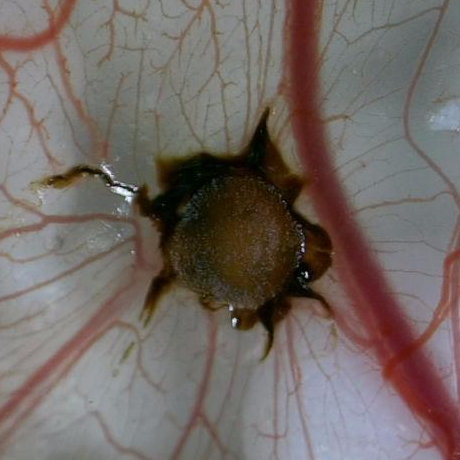
#> input picture CAM N-N/Hydrogel/p/1.tif, 460 x 460 px, found by its file name
$ python Colour2Skeleton.py
#> lines starting #> are read from the running program, lines starting #| are printed output that depends on the picture; after the words box and inside, x2 and y2 are one past the last pixel; in counts of white or black regions, pixels touching at a corner belong together
# -*- coding: utf-8 -*-
"""
Created on Mon Mar 14 13:03:51 2022

@author: Shell Lin
"""

import cv2 as cv
import numpy as np
import os
########################## KEY PARAMETERS ################################

# Path
filepath = r"D:\Jiejie stuff\CAM N-N\Hydrogel\p\1.tif"
downloadPath = r"D:\Jiejie stuff\Shell_Program\Download\1"

# Greyscale Threshold (default 127)
thres = 127

# Block size (default 11):
# Size of a pixel neighborhood that is used to calculate a threshold value for the pixel: 3, 5, 7, and so on.
block = 21

# C constant (default 2):
# Constant subtracted from the mean or weighted mean (see the details below). Normally, it is positive but may be zero or negative as well.
c = 2

# Original image (colour)
img_origin = cv.imread(filepath, cv.IMREAD_COLOR)
#> img_origin is the input picture: shape (460, 460, 3); mean B, G, R 101.1, 105.3, 114.7


########################## COLOUR MASK ################################
# define the limit of boundaries ()
lower =   [20, 15, 110] # [17, 15, 90]
upper =   [204, 204, 255]  # [204, 204, 255]


# create NumPy arrays from the boundaries
lower = np.array(lower, dtype = "uint8")
upper = np.array(upper, dtype = "uint8")

# find the colors within the specified boundaries and apply the mask
mask = cv.inRange(img_origin, lower, upper)
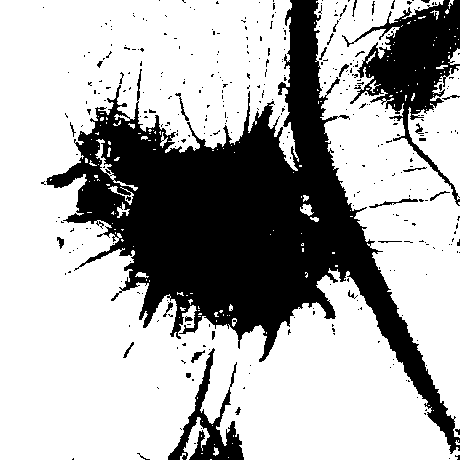
#> mask: shape (460, 460); 68.8% white; 359 black regions (329 under 20 px), largest, box (x1, y1, x2, y2) and area: (46, 0, 460, 454) 53451, (342, 0, 460, 206) 7866, (168, 348, 244, 460) 2438
img_colormask = cv.bitwise_and(img_origin, img_origin, mask = mask)
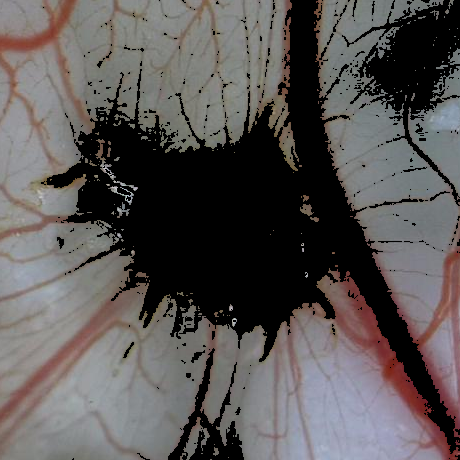
#> img_colormask: shape (460, 460, 3); mean B, G, R 85.7, 86.4, 90.5

# =============================================================================
# # show the images
# cv.imshow("images", np.hstack([img_origin, img_colormask]))
# cv.waitKey(0)
# =============================================================================


########################## THRESHOLDING ################################


# Greyscale image
img_greyscale = cv.imread(filepath,cv.IMREAD_GRAYSCALE)
#> img_greyscale: shape (460, 460); min 0, max 254, mean 107.6
# =============================================================================
# img_greyscale = cv.cvtColor(img_colormask, cv.COLOR_BGR2GRAY)
# =============================================================================

# I don't knwo why we need to blur the image
img_greyscale = cv.medianBlur(img_greyscale,5)

# Simple Thresholding
ret,img_simple = cv.threshold(img_greyscale,thres,255,cv.THRESH_BINARY)
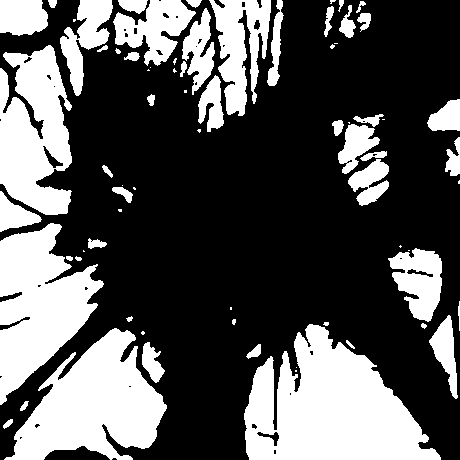
#> img_simple: shape (460, 460); 34.1% white; 72 white regions (24 under 20 px), largest, box (x1, y1, x2, y2) and area: (244, 324, 441, 460) 16443, (4, 328, 167, 460) 11903, (0, 223, 104, 405) 10497
#> ret = 127

# Adaptive Thresholding: The threshold value is the mean of the neighbourhood area minus the constant C.
img_mean = cv.adaptiveThreshold(img_greyscale,255,cv.ADAPTIVE_THRESH_MEAN_C, cv.THRESH_BINARY,block,c)
#> img_mean: shape (460, 460); 66.2% white; 347 black regions (207 under 20 px), largest, box (x1, y1, x2, y2) and area: (169, 0, 460, 460) 27824, (0, 0, 289, 328) 10506, (0, 158, 152, 423) 5171

# Adaptive Thresholding: The threshold value is a gaussian-weighted sum of the neighbourhood values minus the constant C.
img_gaussian = cv.adaptiveThreshold(img_greyscale,255,cv.ADAPTIVE_THRESH_GAUSSIAN_C, cv.THRESH_BINARY,block,c)
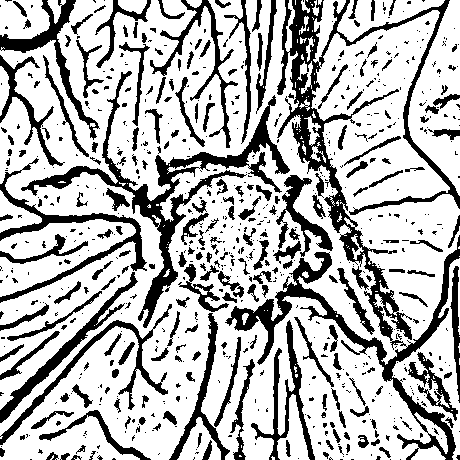
#> img_gaussian: shape (460, 460); 71.8% white; 723 black regions (507 under 20 px), largest, box (x1, y1, x2, y2) and area: (225, 0, 460, 460) 14676, (21, 71, 290, 328) 6567, (0, 158, 147, 303) 2494


########################## SKELETON ################################

img_reverted =  cv.bitwise_not(img_mean) # Use mean image for skeleton


# Step 1: Create an empty skeleton
size = np.size(img_reverted)
#> size = 211600
img_skel = np.zeros(img_reverted.shape, np.uint8)

# Get a Cross Shaped Kernel
element = cv.getStructuringElement(cv.MORPH_CROSS, (3,3))

# Repeat steps 2-4
while True:
    #Step 2: Open the image
    open_ = cv.morphologyEx(img_reverted, cv.MORPH_OPEN, element)
    #Step 3: Substract open from the original image
    temp = cv.subtract(img_reverted, open_)
    #Step 4: Erode the original image and refine the skeleton
    eroded = cv.erode(img_reverted, element)
    img_skel = cv.bitwise_or(img_skel,temp)
    img_reverted = eroded.copy()
    # Step 5: If there are no white pixels left ie.. the image has been completely eroded, quit the loop
    if cv.countNonZero(img_reverted)==0:
        break
#> this loop made 16 passes
#> pass 1, `eroded = cv.erode(img_reverted, element)`:
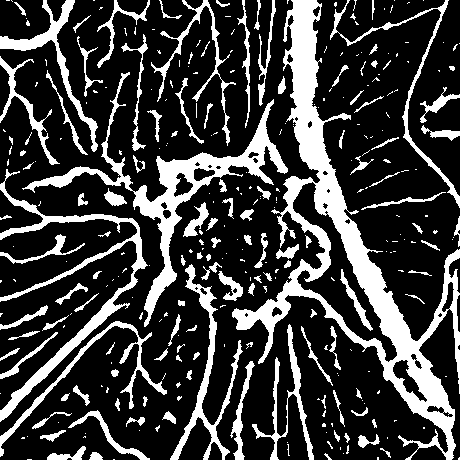
#> eroded: shape (460, 460); 23.9% white; 315 white regions (192 under 20 px), largest, box (x1, y1, x2, y2) and area: (232, 0, 460, 460) 17073, (22, 72, 288, 327) 6539, (0, 169, 148, 422) 3876
#> after the loop: img_reverted: shape (460, 460); every value is 0
#> after the loop:
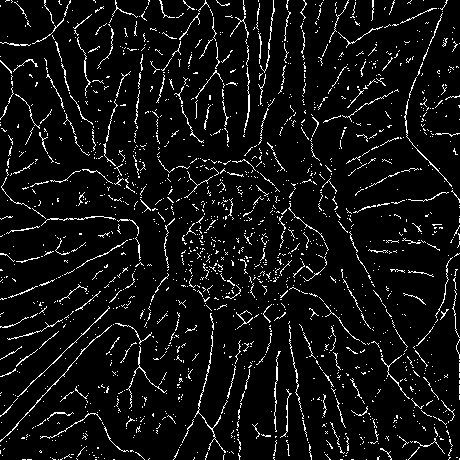
#> img_skel: shape (460, 460); 6.5% white in thin lines or dots


########################## DISPLAY & DOWNLOAD ################################
# Change the current directory
# to specified directory
os.chdir(downloadPath)

filename_mean = 'img_mean (block=' + str(block) + ', c='+ str(c)+').tif'
filename_gaus = 'img_gaussian (block=' + str(block) + ', c='+ str(c)+').tif'
filename_skel = 'img_mean (block=' + str(block) + ', c='+ str(c)+')_skeleton.tif'
# =============================================================================
# filename_mean = 'img_mean (block=' + str(block) + ', c='+ str(c)+')_colormask.tif'
# filename_gaus = 'img_gaussian (block=' + str(block) + ', c='+ str(c)+')_colormask.tif'
# =============================================================================

# Saving the image
cv.imwrite(filename_mean, img_mean)
cv.imwrite(filename_gaus, img_gaussian)
cv.imwrite(filename_skel, img_skel)


# Displaying the images
cv.imshow('img_origin | img_mean | img_gaussian |img_skel ', np.hstack([img_greyscale, img_mean, img_gaussian, img_skel]))
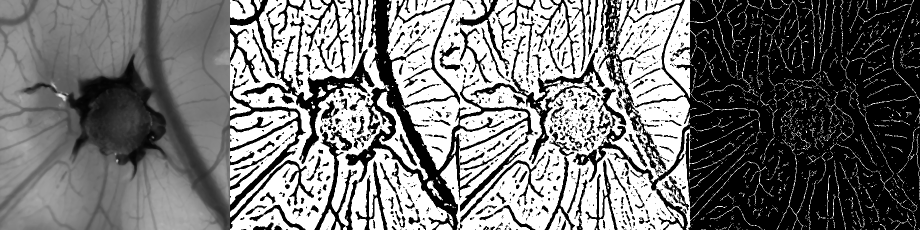
#> window 'img_origin | img_mean | img_ga': shape (460, 1840) (shown at 1/2 size); min 0, max 255, mean 119


cv.waitKey(0)
cv.destroyAllWindows()

$ run again, with CAM N-N/Hydrogel/p/3.tif copied over CAM N-N/Hydrogel/p/1.tif
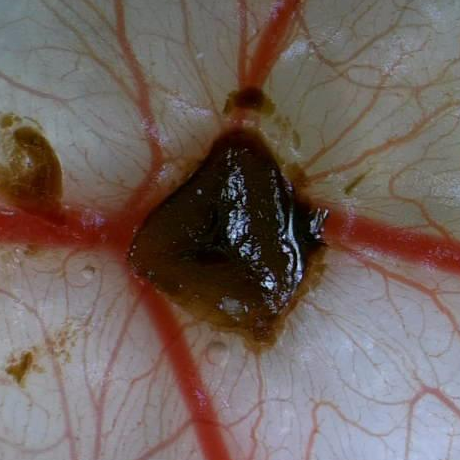
#> input picture CAM N-N/Hydrogel/p/3.tif, 460 x 460 px, found by its file name
#> img_origin is the input picture: shape (460, 460, 3); mean B, G, R 94.6, 99.6, 114.1
#> `mask = cv.inRange(img_origin, lower, upper)`:
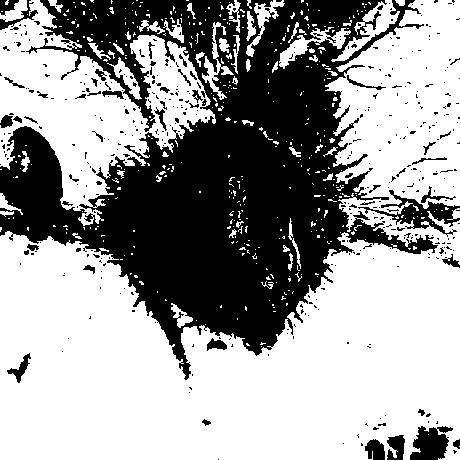
#> mask: shape (460, 460); 61.7% white; 434 black regions (384 under 20 px), largest, box (x1, y1, x2, y2) and area: (0, 0, 438, 380) 73755, (358, 190, 460, 237) 1333, (410, 426, 453, 460) 990
#> img_simple: shape (460, 460); 29.4% white; 53 white regions (26 under 20 px), largest, box (x1, y1, x2, y2) and area: (211, 271, 460, 460) 33295, (0, 269, 160, 460) 21221, (0, 79, 98, 163) 2985
#> ret = 127
#> img_mean: shape (460, 460); 65.3% white; 426 black regions (255 under 20 px), largest, box (x1, y1, x2, y2) and area: (0, 0, 460, 460) 40389, (349, 115, 460, 275) 4335, (324, 240, 460, 460) 3842
#> img_gaussian: shape (460, 460); 70.2% white; 845 black regions (576 under 20 px), largest, box (x1, y1, x2, y2) and area: (103, 127, 297, 460) 13516, (282, 56, 460, 321) 5268, (23, 0, 188, 209) 3484
#> size = 211600
#> `cv.imshow('img_origin | img_mean | img_gaussian |img_skel ', np.hstack..`:
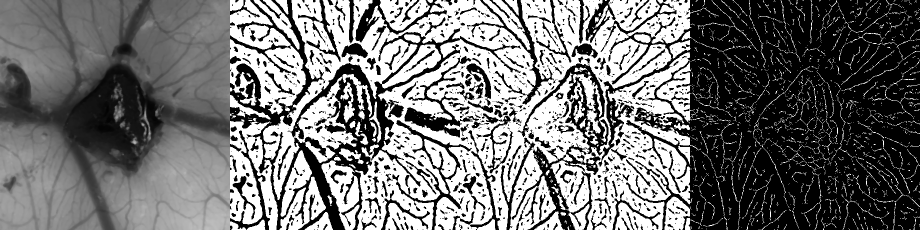
#> window 'img_origin | img_mean | img_ga': shape (460, 1840) (shown at 1/2 size); min 0, max 255, mean 116.6

$ run again, with CAM N-N/Hydrogel/p/4.tif copied over CAM N-N/Hydrogel/p/1.tif
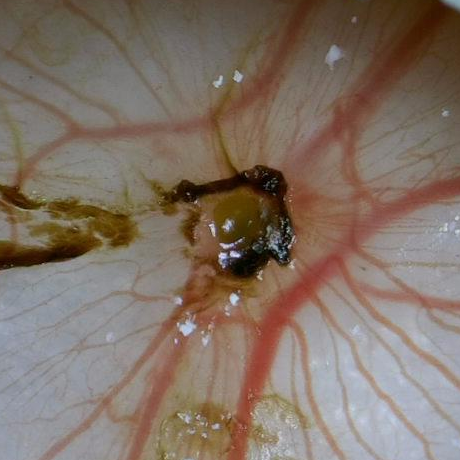
#> input picture CAM N-N/Hydrogel/p/4.tif, 460 x 460 px, found by its file name
#> img_origin is the input picture: shape (460, 460, 3); mean B, G, R 101.3, 113.3, 129.2
#> mask: shape (460, 460); 76.8% white; 250 black regions (218 under 20 px), largest, box (x1, y1, x2, y2) and area: (0, 0, 460, 138) 32564, (148, 140, 297, 296) 9487, (0, 197, 137, 270) 4389
#> img_simple: shape (460, 460); 37.6% white; 62 white regions (21 under 20 px), largest, box (x1, y1, x2, y2) and area: (245, 278, 460, 460) 30508, (0, 245, 188, 460) 28151, (347, 203, 460, 303) 7627
#> ret = 127
#> img_mean: shape (460, 460); 66.3% white; 415 black regions (257 under 20 px), largest, box (x1, y1, x2, y2) and area: (0, 0, 460, 460) 50937, (0, 0, 119, 122) 1410, (284, 33, 350, 162) 1035
#> img_gaussian: shape (460, 460); 71.9% white; 891 black regions (655 under 20 px), largest, box (x1, y1, x2, y2) and area: (167, 254, 460, 460) 9094, (130, 56, 303, 281) 7490, (39, 274, 261, 460) 5039
#> size = 211600
#> `cv.imshow('img_origin | img_mean | img_gaussian |img_skel ', np.hstack..`:
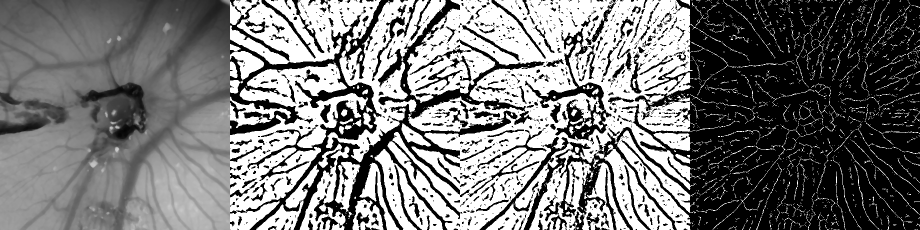
#> window 'img_origin | img_mean | img_ga': shape (460, 1840) (shown at 1/2 size); min 0, max 255, mean 121.4
